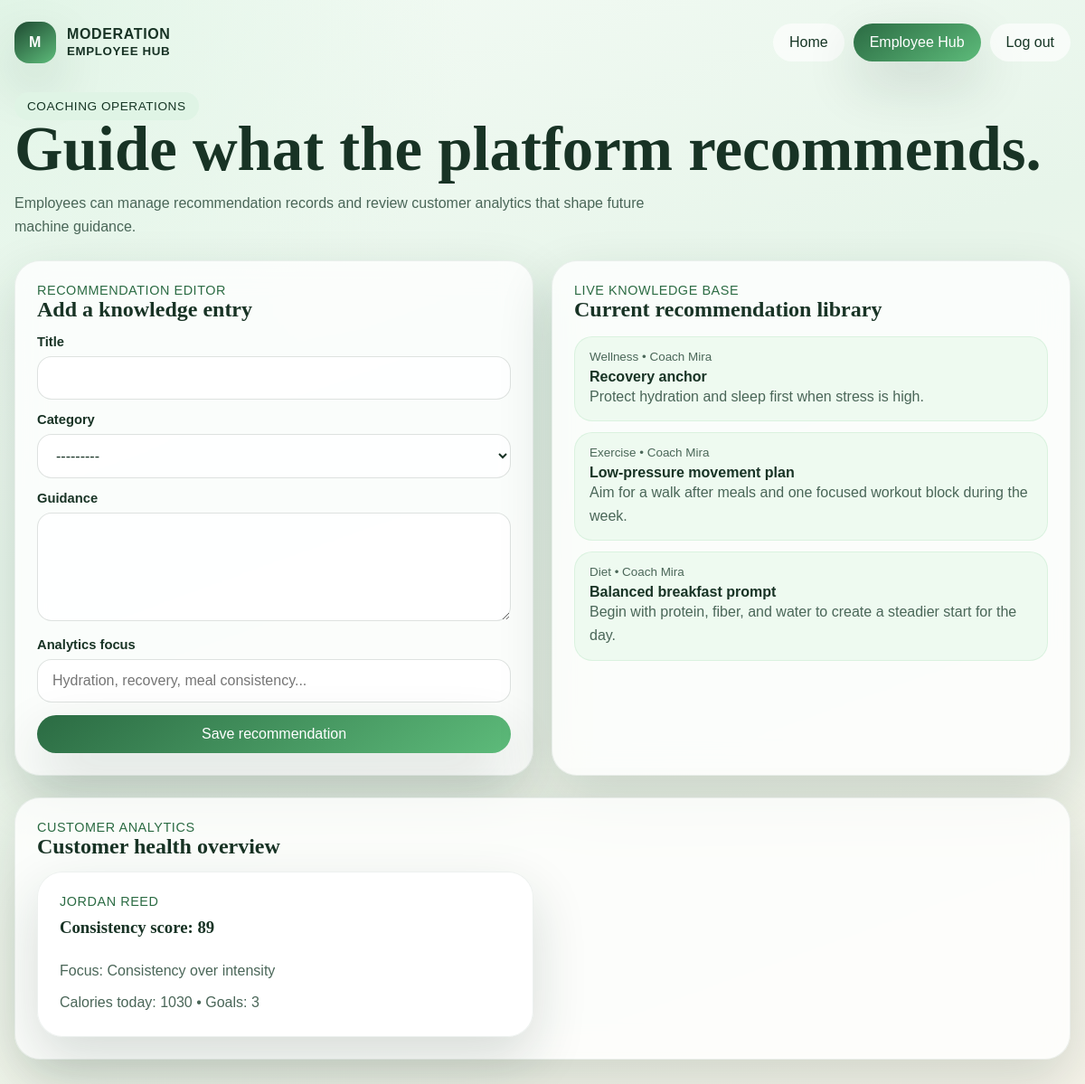
Screenshot of /employee/ (signed in) with the database file from the repository.
### core/models.py (models this page shows, shortened)
class Recommendation(models.Model):
	class Categories(models.TextChoices):
		DIET = "Diet", "Diet"
		EXERCISE = "Exercise", "Exercise"
		WELLNESS = "Wellness", "Wellness"
	title = models.CharField(max_length=255)
	category = models.CharField(max_length=20, choices=Categories.choices)
	guidance = models.TextField()
	analytics_focus = models.CharField(max_length=255, blank=True)
	created_by = models.ForeignKey(User, on_delete=models.SET_NULL, null=True, blank=True, related_name="created_recommendations")
	created_at = models.DateTimeField(auto_now_add=True)
	class Meta:
		ordering = ["-created_at"]

class User(AbstractUser):
	class Roles(models.TextChoices):
		CUSTOMER = "customer", "Customer"
		EMPLOYEE = "employee", "Employee"
	email = models.EmailField(unique=True)
	role = models.CharField(max_length=20, choices=Roles.choices, default=Roles.CUSTOMER)

class HealthProfile(models.Model):
	user = models.OneToOneField(User, on_delete=models.CASCADE, related_name="health_profile")
	daily_recommendation = models.TextField()
	wellness_focus = models.CharField(max_length=255)
	steps = models.PositiveIntegerField(default=0)
	water_oz = models.PositiveIntegerField(default=0)
	sleep_hours = models.DecimalField(max_digits=4, decimal_places=1, default=0)
	workouts_per_week = models.PositiveIntegerField(default=0)
	updated_at = models.DateTimeField(auto_now=True)

### core/views.py (the view)
# urls.py: path("employee/", views.employee_dashboard, name="employee_dashboard"),
@employee_required
def employee_dashboard(request):
	form = RecommendationForm(request.POST or None)
	if request.method == "POST" and form.is_valid():
		recommendation = form.save(commit=False)
		recommendation.created_by = request.user
		recommendation.save()
		messages.success(request, "Recommendation saved.")
		return redirect("employee_dashboard")
	customers = User.objects.filter(role=User.Roles.CUSTOMER).order_by("first_name", "username")
	customer_cards = [{"user": customer, "analytics": customer_analytics(customer)} for customer in customers]
	return render(
		request,
		"core/employee_dashboard.html",
		{
			"form": form,
			"recommendations": Recommendation.objects.select_related("created_by").all()[:8],
			"customer_cards": customer_cards,
			"active_page": "employee",
		},
	)

### core/forms.py
class RecommendationForm(forms.ModelForm):
    class Meta:
        model = Recommendation
        fields = ["title", "category", "guidance", "analytics_focus"]
        widgets = {
            "guidance": forms.Textarea(attrs={"rows": 4}),
            "analytics_focus": forms.TextInput(attrs={"placeholder": "Hydration, recovery, meal consistency..."}),
        }

### core/services.py (called while the page is built)
def preferred_recommendation_category(user):
    profile = user.health_profile
    if float(profile.sleep_hours) < 7 or profile.water_oz < 64:
        return Recommendation.Categories.WELLNESS
    if profile.steps < 8000 or profile.workouts_per_week < 3:
        return Recommendation.Categories.EXERCISE
    return Recommendation.Categories.DIET

### core/views.py (called while the page is built)
def employee_required(view_func):
	@wraps(view_func)
	@login_required
	def wrapped(request, *args, **kwargs):
		if request.user.role != User.Roles.EMPLOYEE:
			return HttpResponseForbidden("Employee access required")
		return view_func(request, *args, **kwargs)
	return wrapped

### templates/core/employee_dashboard.html (shortened to what this page needs)
{% extends 'core/base.html' %}
{% block brand_subtitle %}Employee Hub{% endblock %}
{% block content %}
<section class="page-header">
  <span class="eyebrow">Coaching operations</span>
  <h1>Guide what the platform recommends.</h1>
  <p>
    Employees can manage recommendation records and review customer analytics that shape future machine guidance.
  </p>
</section>
<section class="grid-2">
  <article class="panel">
    <div class="kicker">Recommendation editor</div>
    <h2>Add a knowledge entry</h2>
    <form method="post">
      <div>
        <label for="{{ form.title.id_for_label }}">Title</label>
        {{ form.title }}
      </div>
      <div>
        <label for="{{ form.category.id_for_label }}">Category</label>
        {{ form.category }}
      </div>
      <div>
        <label for="{{ form.guidance.id_for_label }}">Guidance</label>
        {{ form.guidance }}
      </div>
      <div>
        <label for="{{ form.analytics_focus.id_for_label }}">Analytics focus</label>
        {{ form.analytics_focus }}
      </div>
      <button type="submit">Save recommendation</button>
    </form>
  </article>
  <article class="panel">
    <div class="kicker">Live knowledge base</div>
    <h2>Current recommendation library</h2>
    <div class="list-stack">
      {% for recommendation in recommendations %}
        <article class="list-item">
          <small>{{ recommendation.category }}{% if recommendation.created_by %} • {{ recommendation.created_by.get_full_name|default:recommendation.created_by.username }}{% endif %}</small>
          <strong>{{ recommendation.title }}</strong>
          <p>{{ recommendation.guidance }}</p>
        </article>
      {% endfor %}
    </div>
  </article>
</section>
<section class="panel" style="margin-top: 24px;">
  <div class="kicker">Customer analytics</div>
  <h2>Customer health overview</h2>
  <div class="grid-2">
    {% for card in customer_cards %}
      <article class="feature-card">
        <span>{{ card.user.get_full_name }}</span>
        <h3>Consistency score: {{ card.analytics.consistency_score }}</h3>
        <p>Focus: {{ card.user.health_profile.wellness_focus }}</p>
        <p>Calories today: {{ card.analytics.total_calories }} • Goals: {{ card.analytics.goal_count }}</p>
      </article>
    {% endfor %}
  </div>
</section>
{% endblock %}

### templates/core/base.html (shortened to what this page needs)
{% load static %}
<!DOCTYPE html>
<html lang="en">
  <head>
    <link rel="stylesheet" href="{% static 'css/styles.css' %}" />
  </head>
  <body>
    <div class="shell">
      <header class="topbar">
        <a class="brand" href="{% url 'home' %}">
          <div class="brand-mark">M</div>
          <div>
            <div>Moderation</div>
            <small>{% block brand_subtitle %}Health Coaching Platform{% endblock %}</small>
          </div>
        </a>
        <nav class="nav">
          <a class="{% if active_page == 'home' %}active{% endif %}" href="{% url 'home' %}">Home</a>
          {% if request.user.is_authenticated and request.user.role == 'customer' %}
            <a class="{% if active_page == 'customer' %}active{% endif %}" href="{% url 'customer_dashboard' %}">Customer Hub</a>
            <a class="{% if active_page == 'chat' %}active{% endif %}" href="{% url 'chat' %}">Chat</a>
            <a class="{% if active_page == 'health' %}active{% endif %}" href="{% url 'health' %}">Health</a>
            <a class="{% if active_page == 'meals' %}active{% endif %}" href="{% url 'meals' %}">Meals</a>
          {% elif request.user.is_authenticated and request.user.role == 'employee' %}
            <a class="{% if active_page == 'employee' %}active{% endif %}" href="{% url 'employee_dashboard' %}">Employee Hub</a>
          {% endif %}
          {% if request.user.is_authenticated %}
            <a href="{% url 'logout' %}">Log out</a>
          {% endif %}
        </nav>
      </header>
      {% block content %}{% endblock %}
    </div>
  </body>
</html>

### static/css/styles.css (style rules this page uses)
:root { --forest-950: #0f2a1f; --forest-900: #163625; --forest-800: #1e4a31; --forest-700: #2b6b43; --forest-500: #5dbb7a; --mint-100: #dff4e5; --mint-50: #eefaf0; --sand-50: #f8f4ea; --text-900: #183325; --text-700: #4a6658; --white: #ffffff; --shadow: 0 24px 60px rgba(18, 52, 35, 0.16); --radius-lg: 28px; --radius-md: 18px; }
* { box-sizing: border-box; }
body { margin: 0; font-family: "Trebuchet MS", "Gill Sans", sans-serif; color: var(--text-900); background: radial-gradient(circle at top left, rgba(223, 244, 229, 0.9), transparent 30%), linear-gradient(160deg, #f4fbf5 0%, #e7f5ea 38%, #f7f4ea 100%); min-height: 100vh; }
a { color: inherit; text-decoration: none; }
.shell { width: min(1200px, calc(100% - 32px)); margin: 0 auto; padding: 24px 0 56px; }
.topbar { display: flex; align-items: center; justify-content: space-between; gap: 16px; margin-bottom: 32px; }
.brand { display: flex; align-items: center; gap: 12px; font-weight: 700; letter-spacing: 0.04em; text-transform: uppercase; }
.brand-mark { width: 46px; height: 46px; border-radius: 16px; display: grid; place-items: center; background: linear-gradient(145deg, var(--forest-800), var(--forest-500)); color: var(--white); box-shadow: var(--shadow); }
.nav { display: flex; flex-wrap: wrap; gap: 10px; }
.nav a, .button, button { border: 0; cursor: pointer; border-radius: 999px; padding: 12px 18px; font: inherit; transition: transform 180ms ease, box-shadow 180ms ease, background 180ms ease; }
.nav a, .button.secondary, button.secondary, .static-button.secondary { background: rgba(255, 255, 255, 0.66); color: var(--forest-900); }
.button, button, .nav a.active, .static-button { background: linear-gradient(145deg, var(--forest-700), var(--forest-500)); color: var(--white); box-shadow: var(--shadow); }
.hero, .panel, .stat, .message-column, .feature-card, .notice { background: rgba(255, 255, 255, 0.78); backdrop-filter: blur(16px); border: 1px solid rgba(30, 74, 49, 0.08); box-shadow: var(--shadow); }
.eyebrow { display: inline-block; padding: 8px 14px; border-radius: 999px; background: var(--mint-100); color: var(--forest-900); font-size: 0.85rem; letter-spacing: 0.04em; text-transform: uppercase; }
h1, h2, h3 { font-family: Georgia, "Times New Roman", serif; margin: 0 0 14px; }
h1 { font-size: clamp(2.5rem, 6vw, 4.3rem); line-height: 0.95; }
p { margin: 0; color: var(--text-700); line-height: 1.6; }
.grid-2, .grid-3, .stats-grid, .chat-grid { display: grid; gap: 20px; }
.grid-2 { grid-template-columns: repeat(2, minmax(0, 1fr)); }
.panel, .feature-card, .message-column, .stat, .notice { border-radius: var(--radius-lg); padding: 24px; }
label { display: block; font-size: 0.92rem; font-weight: 700; margin-bottom: 8px; }
input, textarea, select { width: 100%; border: 1px solid rgba(22, 54, 37, 0.14); border-radius: 16px; padding: 14px 16px; font: inherit; background: rgba(255, 255, 255, 0.82); color: var(--text-900); }
textarea { min-height: 120px; resize: vertical; }
form { display: grid; gap: 14px; }
.feature-card { display: grid; gap: 10px; }
.feature-card span, .stat-label, .kicker { color: var(--forest-700); font-size: 0.9rem; letter-spacing: 0.04em; text-transform: uppercase; }
.message-stream, .list-stack { display: grid; gap: 12px; margin-top: 16px; }
.message-bubble, .list-item { border-radius: 20px; padding: 14px 16px; background: var(--mint-50); border: 1px solid rgba(93, 187, 122, 0.14); }
.message-meta, .list-item small { display: block; color: var(--text-700); font-size: 0.84rem; margin-bottom: 6px; }
.page-header { margin-bottom: 24px; }
.page-header p { max-width: 720px; }

### rows the page displays
Recommendation: category "Wellness", created_by.get_full_name "Coach Mira", title "Recovery anchor", guidance "Protect hydration and sleep first when stress is high."
Recommendation: category "Exercise", created_by.get_full_name "Coach Mira", title "Low-pressure movement plan", guidance "Aim for a walk after meals and one focused workout block during the week."
Recommendation: category "Diet", created_by.get_full_name "Coach Mira", title "Balanced breakfast prompt", guidance "Begin with protein, fiber, and water to create a steadier start for the day."
User: user.get_full_name "JORDAN REED", analytics.consistency_score "89", user.health_profile.wellness_focus "Consistency over intensity", analytics.total_calories "1030", analytics.goal_count "3"
